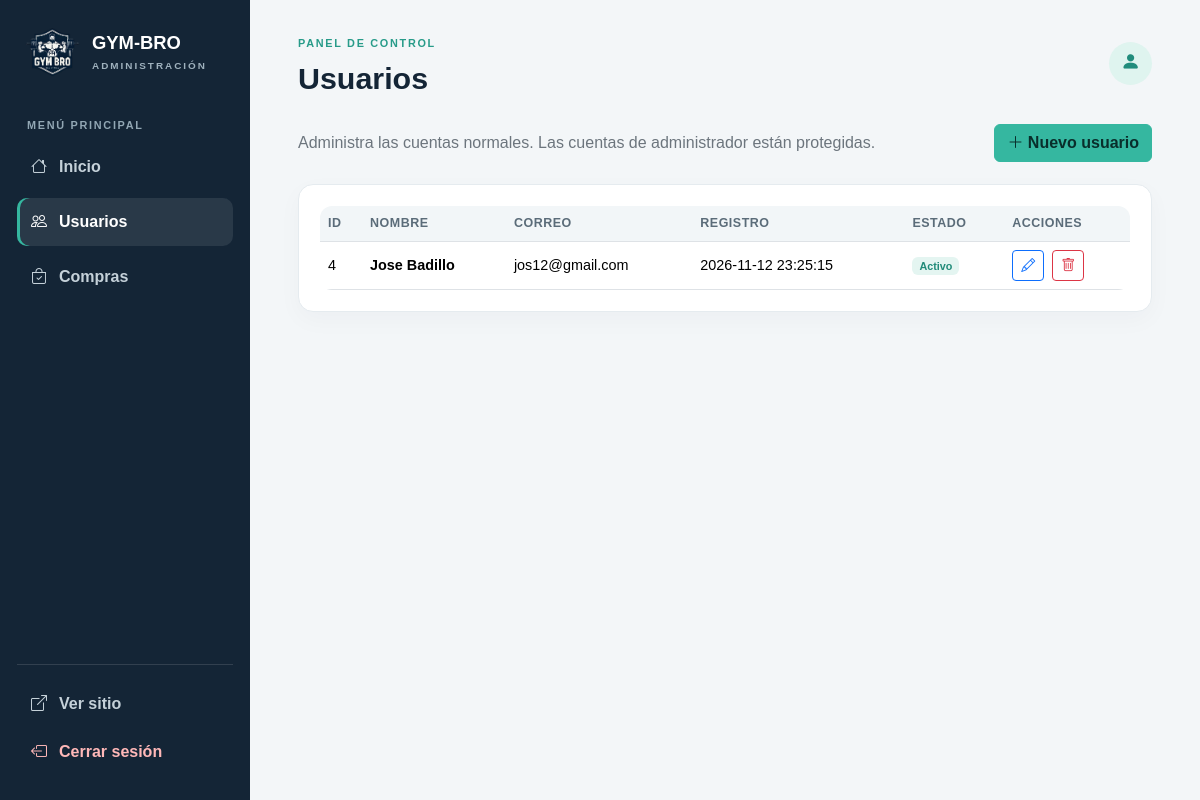
Page /admin/usuarios.php (signed in) on the committed database.
### tables this page shows
CREATE TABLE `usuarios` (
  `id` int(10) UNSIGNED NOT NULL,
  `name` varchar(50) NOT NULL,
  `Lname` varchar(50) NOT NULL,
  `email` varchar(254) NOT NULL,
  `password` varchar(255) NOT NULL,
  `rol` tinyint(1) NOT NULL DEFAULT 0,
  `singdate` timestamp NOT NULL DEFAULT current_timestamp(),
  `activo` tinyint(1) NOT NULL DEFAULT 1
);

### admin/usuarios.php (the view, shortened to what this page needs)
<?php
require_once __DIR__.'/_auth.php';require_once __DIR__.'/_header.php';
$res=$conn->query("SELECT id,name,Lname,email,singdate,activo FROM usuarios WHERE rol=0 ORDER BY id DESC");
?>
<div class="d-flex justify-content-between align-items-center flex-wrap gap-2 mb-3"><p class="text-secondary mb-0">Administra las cuentas normales. Las cuentas de administrador están protegidas.</p><a class="btn btn-accent" href="usuario_form.php"><i class="bi bi-plus-lg"></i> Nuevo usuario</a></div>
    <section class="content-card"><div class="table-responsive"><table class="table table-hover mb-0"><thead><tr><th>ID</th><th>Nombre</th><th>Correo</th><th>Registro</th><th>Estado</th><th>Acciones</th></tr></thead><tbody>
    <?php if($res->num_rows):while($u=$res->fetch_assoc()): ?><tr><td><?= (int)$u['id'] ?></td><td class="fw-semibold"><?= htmlspecialchars($u['name'].' '.$u['Lname']) ?></td><td><?= htmlspecialchars($u['email']) ?></td><td><?= htmlspecialchars($u['singdate']) ?></td><td><span class="badge <?= $u['activo']?'badge-soft':'text-bg-secondary' ?>"><?= $u['activo']?'Activo':'Inactivo' ?></span></td><td><div class="d-flex gap-2"><a class="btn btn-sm btn-outline-primary" href="usuario_form.php?id=<?= (int)$u['id'] ?>" title="Editar"><i class="bi bi-pencil"></i></a><form method="post" action="usuario_eliminar.php" onsubmit="return confirm('¿Eliminar este usuario? Esta acción puede estar limitada por compras o suscripciones asociadas.');"><input type="hidden" name="id" value="<?= (int)$u['id'] ?>"><button class="btn btn-sm btn-outline-danger" title="Eliminar"><i class="bi bi-trash"></i></button></form></div></td></tr><?php endwhile;else:?><tr><td colspan="6" class="text-center text-secondary py-4">No hay usuarios registrados.</td></tr><?php endif; ?>
    </tbody></table></div></section><?php adminFooter(); ?>

### admin/style.css (style rules this page uses)
:root { --navy:#142536;--navy2:#1d3549;--accent:#35b7a0;--bg:#f3f6f8;--ink:#203244;--muted:#7a8996;--line:#e5ebef }
* { box-sizing:border-box }
body { margin:0;background:var(--bg);font-family:Arial,sans-serif;color:var(--ink) }
.stat-card,.content-card { background:#fff;border:1px solid var(--line);border-radius:15px;padding:21px;box-shadow:0 8px 25px #14253608 }
.content-card { margin-top:22px }
.table-responsive { border-radius:12px }
table { vertical-align:middle!important }
thead th { background:#f2f6f8!important;color:#5b6c79!important;font-size:.78rem;text-transform:uppercase;letter-spacing:.5px;white-space:nowrap }
td { font-size:.9rem }
.badge-soft { background:#e4f5f1;color:#218b79 }
.btn-accent { background:var(--accent);border-color:var(--accent);color:#092e2b;font-weight:700 }

### rows in the picture
usuarios: id "4", name+Lname "Jose Badillo", email "jos12@gmail.com", singdate "2026-11-12 23:25:15", activo "Activo"

### other values in the picture
$item[1] "Inicio"
$item[1] "Usuarios"
$item[1] "Compras"
$title "Usuarios"
